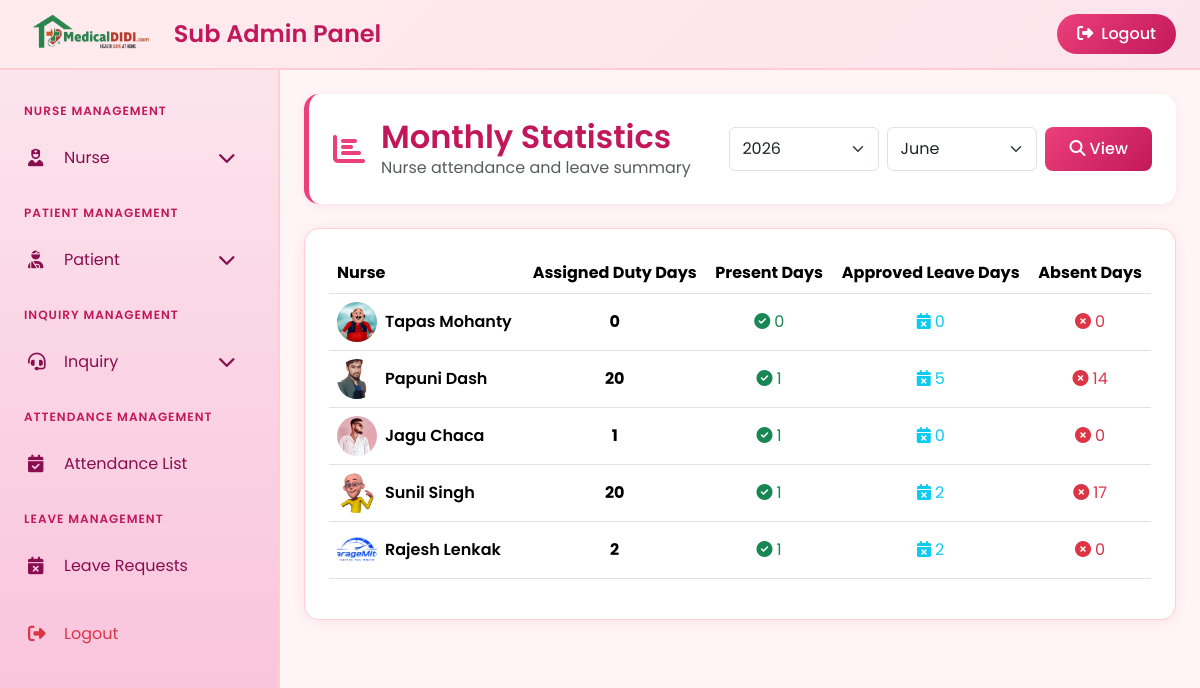
Screenshot of /subadmin/monthly-stats/ (signed in) with the database file from the repository.
### app/models.py (models this page shows, shortened)
class Nurse(models.Model):
    GENDER_CHOICES = (
        ('Male', 'Male'),
        ('Female', 'Female'),
        ('Other', 'Other'),
    )
    full_name = models.CharField(max_length=200)
    gender = models.CharField(max_length=20, choices=GENDER_CHOICES)
    dob = models.DateField()
    profile_image = models.ImageField(upload_to='nurse_profile/', null=True, blank=True)
    aadhaar_image = models.ImageField(upload_to='nurse_aadhaar/', null=True, blank=True)
    email = models.EmailField()
    phone = models.CharField(max_length=20, unique=True)
    address = models.TextField()
    pin_code = models.CharField(max_length=10)
    certificate_image = models.ImageField(upload_to='nurse_certificates/', null=True, blank=True)
    experience = models.CharField(max_length=200)
    joining_date = models.DateField()
    password = models.CharField(max_length=200, default='')
    is_approved = models.BooleanField(default=False)
    parents_name = models.CharField(max_length=200, null=True, blank=True)
    parents_aadhaar_image = models.ImageField(upload_to='nurse_parents_aadhaar/', null=True, blank=True)
    parents_contact_number = models.CharField(max_length=20, null=True, blank=True)
    created_at = models.DateTimeField(auto_now_add=True)

### app/views.py (the view)
# urls.py: path('subadmin/monthly-stats/', views.subadmin_monthly_stats, name='subadmin_monthly_stats'),
def subadmin_monthly_stats(request):
    if not request.session.get('sub_admin_id'):
        return redirect('sub_admin_login')
    from datetime import datetime
    now = datetime.now()
    year = int(request.GET.get('year', now.year))
    month = int(request.GET.get('month', now.month))
    nurses = Nurse.objects.filter(is_approved=True)
    stats_list = []
    for nurse in nurses:
        stats = calculate_monthly_stats(nurse, year, month)
        stats_list.append(stats)
    return render(request, 'subadmin/monthly_stats.html', {
        'stats_list': stats_list,
        'year': year,
        'month': month,
        'nurses': nurses
    })

### app/templatetags/custom_tags.py (called while the page is built)
@register.filter(name='split')
def split_string(value, arg):
    return value.split(arg)

### templates/subadmin/monthly_stats.html (shortened to what this page needs)
{% extends "subadmin/sub_admin_dashboard.html" %}
{% load static %}
{% load custom_tags %}
{% block content %}
<div class="page-header">
    <div class="d-flex align-items-center justify-content-between">
        <div class="d-flex align-items-center">
            <i class="fas fa-chart-bar fa-2x me-3" style="color: var(--primary-pink);"></i>
            <div>
                <h2>Monthly Statistics</h2>
                <p class="mb-0 text-muted">Nurse attendance and leave summary</p>
            </div>
        </div>
        <form method="GET" class="d-flex gap-2">
            <select name="year" class="form-select" style="width: 150px;">
                {% for y in "2020,2021,2022,2023,2024,2025,2026"|split:"," %}
                <option value="{{ y }}" {% if y|stringformat:"s" == year|stringformat:"s" %}selected{% endif %}>{{ y }}</option>
                {% endfor %}
            </select>
            <select name="month" class="form-select" style="width: 150px;">
                {% for m in "1,2,3,4,5,6,7,8,9,10,11,12"|split:"," %}
                <option value="{{ m }}" {% if m|stringformat:"s" == month|stringformat:"s" %}selected{% endif %}>
                    {% if m == "1" %}January{% elif m == "2" %}February{% elif m == "3" %}March{% elif m == "4" %}April{% elif m == "5" %}May{% elif m == "6" %}June{% elif m == "7" %}July{% elif m == "8" %}August{% elif m == "9" %}September{% elif m == "10" %}October{% elif m == "11" %}November{% elif m == "12" %}December{% endif %}
                </option>
                {% endfor %}
            </select>
            <button type="submit" class="btn btn-pink"><i class="fas fa-search"></i> View</button>
        </form>
    </div>
</div>
<div class="row">
    <div class="col-12">
        <div class="dashboard-card">
            {% if stats_list %}
            <div class="table-responsive">
                <table class="table table-hover align-middle">
                    <thead style="background: var(--light-pink);">
                        <tr>
                            <th scope="col">Nurse</th>
                            <th scope="col" class="text-center">Assigned Duty Days</th>
                            <th scope="col" class="text-center">Present Days</th>
                            <th scope="col" class="text-center">Approved Leave Days</th>
                            <th scope="col" class="text-center">Absent Days</th>
                        </tr>
                    </thead>
                    <tbody>
                        {% for stats in stats_list %}
                        <tr>
                            <td>
                                <div class="d-flex align-items-center">
                                    {% if stats.nurse.profile_image %}
                                    <img src="{{ stats.nurse.profile_image.url }}" alt="{{ stats.nurse.full_name }}" class="rounded-circle me-2" width="40" height="40" style="object-fit: cover;">
                                    {% else %}
                                    <div class="rounded-circle d-flex align-items-center justify-content-center me-2" style="width:40px; height:40px; background: linear-gradient(135deg, #10b981, #059669);">
                                        <i class="fas fa-user-nurse text-white"></i>
                                    </div>
                                    {% endif %}
                                    <span class="fw-semibold">{{ stats.nurse.full_name }}</span>
                                </div>
                            </td>
                            <td class="text-center"><strong>{{ stats.assigned_duty_days }}</strong></td>
                            <td class="text-center"><span class="text-success"><i class="fas fa-check-circle me-1"></i>{{ stats.present_days }}</span></td>
                            <td class="text-center"><span class="text-info"><i class="fas fa-calendar-times me-1"></i>{{ stats.approved_leave_days }}</span></td>
                            <td class="text-center"><span class="text-danger"><i class="fas fa-times-circle me-1"></i>{{ stats.absent_days }}</span></td>
                        </tr>
                        {% endfor %}
                    </tbody>
                </table>
            </div>
            {% else %}
            <div class="text-center py-5">
                <i class="fas fa-chart-bar fa-3x mb-3" style="color: var(--primary-pink);"></i>
                <h5>No Statistics Available</h5>
                <p class="text-muted">No nurses found or no data for this month.</p>
            </div>
            {% endif %}
        </div>
    </div>
</div>
{% endblock %}

### templates/subadmin/sub_admin_dashboard.html (style rules this page uses)
:root { --primary-pink: #ec407a; --dark-pink: #c2185b; --light-pink: #fce4ec; --soft-pink: #fff5f7; --hover-pink: #f8bbd9; --sidebar-width: 280px; }
* { margin: 0; padding: 0; box-sizing: border-box; }
body { font-family: 'Poppins', sans-serif; background-color: var(--soft-pink); overflow-x: hidden; }
.page-header { background: white; border-radius: 15px; padding: 1.5rem; margin-bottom: 1.5rem; border-left: 5px solid var(--primary-pink); box-shadow: 0 2px 10px rgba(236, 64, 122, 0.1); }
.page-header h2 { color: var(--dark-pink); margin: 0; font-weight: 600; }
.dashboard-card { background: white; border-radius: 15px; padding: 1.5rem; box-shadow: 0 2px 15px rgba(236, 64, 122, 0.1); border: 1px solid #ffcdd2; transition: transform 0.3s ease; }
.btn-pink { background: linear-gradient(135deg, var(--primary-pink) 0%, var(--dark-pink) 100%); border: none; color: white; padding: 0.625rem 1.5rem; border-radius: 8px; font-weight: 500; transition: all 0.3s ease; }

### rows the page displays
Nurse: nurse.profile_image (picture), nurse.full_name "Tapas Mohanty", assigned_duty_days "0", present_days "0", approved_leave_days "0", absent_days "0"
Nurse: nurse.profile_image (picture), nurse.full_name "Papuni Dash", assigned_duty_days "20", present_days "1", approved_leave_days "5", absent_days "14"
Nurse: nurse.profile_image (picture), nurse.full_name "Jagu Chaca", assigned_duty_days "1", present_days "1", approved_leave_days "0", absent_days "0"
Nurse: nurse.profile_image (picture), nurse.full_name "Sunil Singh", assigned_duty_days "20", present_days "1", approved_leave_days "2", absent_days "17"
Nurse: nurse.profile_image (picture), nurse.full_name "Rajesh Lenkak", assigned_duty_days "2", present_days "1", approved_leave_days "2", absent_days "0"

### other values shown
form field year "2026"
